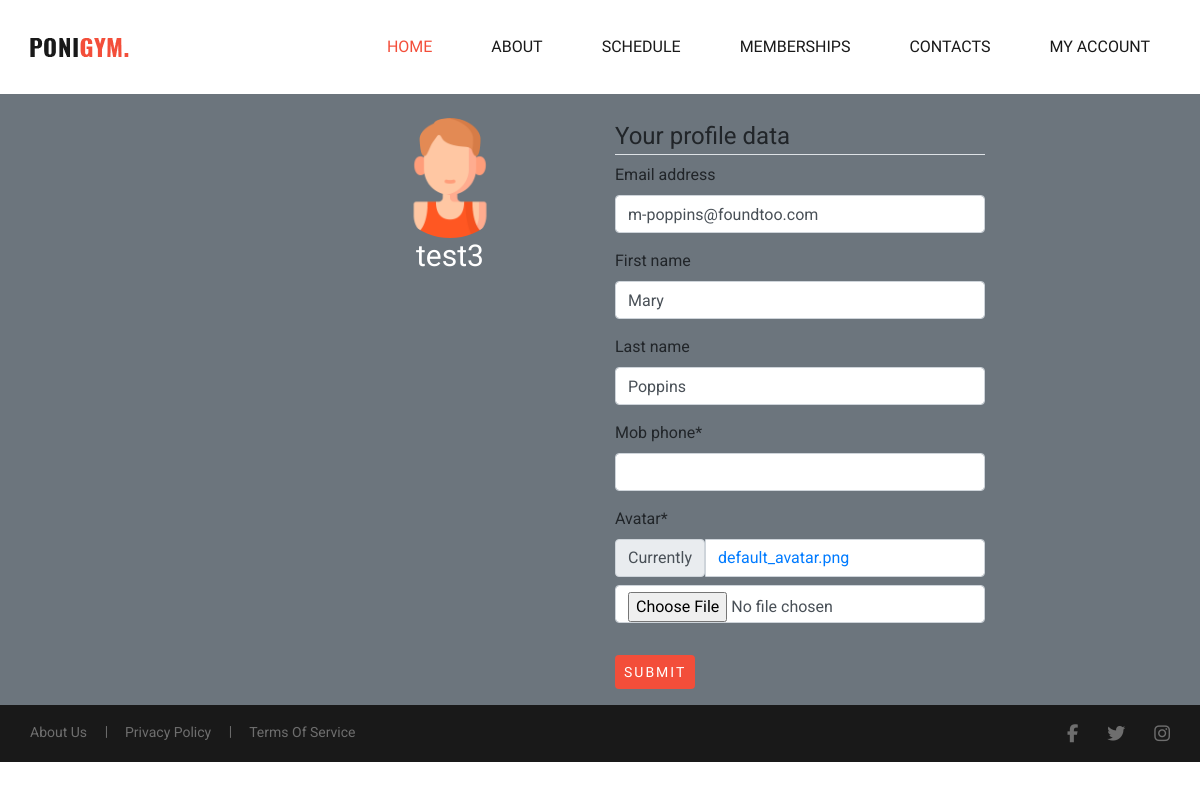
Page /update_profile/ (signed in) on the earlier database version.
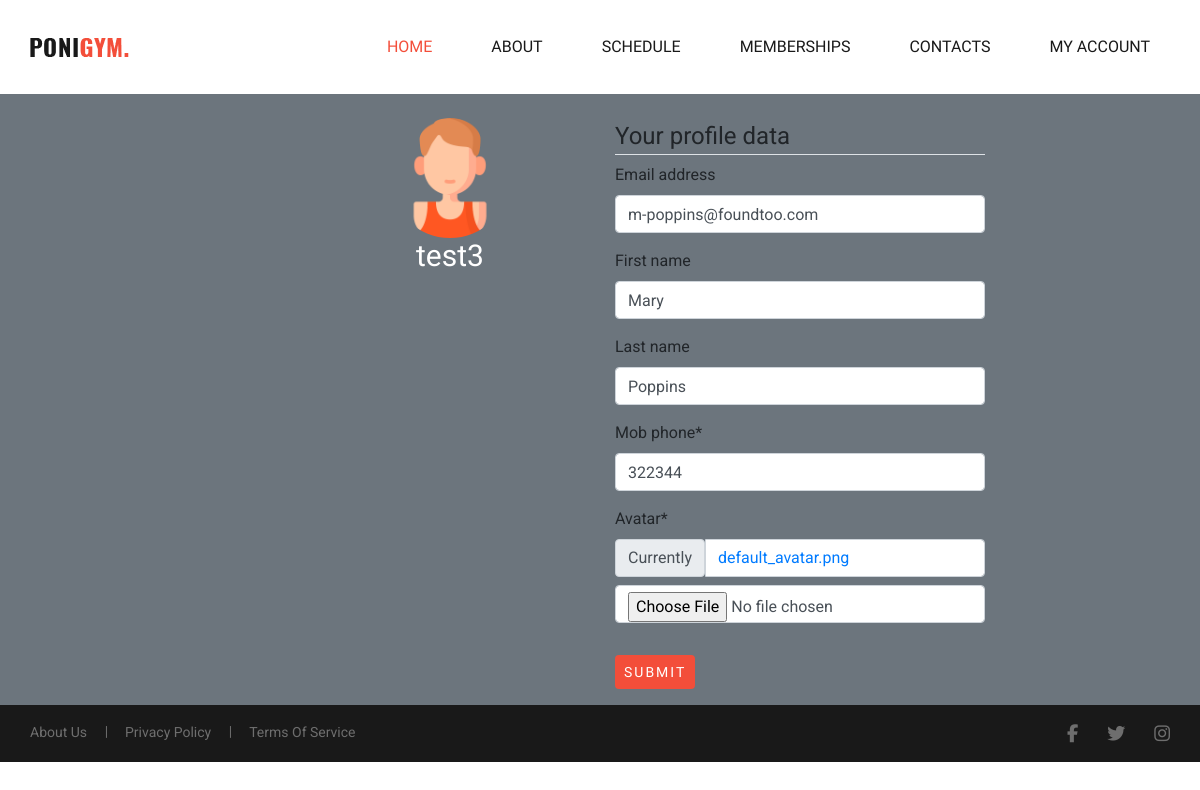
Same page on the later database version.
### profiles/models.py (models this page shows, shortened)
class Profile(models.Model):
    user = models.OneToOneField(User, on_delete=models.CASCADE, null=True)
    mob_phone = models.CharField(max_length=20)
    avatar = models.ImageField(upload_to='avatars/',
                               default='default_avatar.png')

### profiles/views.py (the view)
# urls.py: path('update_profile/', views.update_profile, name='update_profile'),
@login_required
def update_profile(request):
    if request.user.is_authenticated:
        user = request.user
        """ Check if user has a Profile object
        and creates profile  """
        try:
            profile = user.profile
        except Profile.DoesNotExist:
            profile = Profile.objects.create(user=user)
        if request.method == 'POST':
            profile = user.profile
            if request.method == 'POST':
                user_form = UserForm(request.POST, instance=user)
                profile_form = ProfileForm(request.POST, request.FILES,
                                           instance=profile)
                if user_form.is_valid() and profile_form.is_valid():
                    user_form.save()
                    profile_form.save()
                    messages.success(request,
                                     f'Your profile successfully updated.')
                    return redirect('profile')
        else:
            user_form = UserForm(instance=user)
            profile_form = ProfileForm(instance=profile)
        context = {
            'user_form': user_form,
            'profile_form': profile_form,
            'user': user,
            'profile': profile,
        }
    return render(request, 'profiles/update_profile.html', context)

### profiles/forms.py
class UserForm(forms.ModelForm):
    class Meta:
        model = User
        fields = ('email', 'first_name', 'last_name')

class ProfileForm(ModelForm):
    class Meta:
        model = Profile
        fields = ('mob_phone', 'avatar')

### profiles/templates/profiles/update_profile.html (shortened to what this page needs)
{% extends "base.html" %}
{% load static %}
{% load crispy_forms_tags %}
{% block content %}
<section class="container-fluid bg-secondary">
    <div class="row">
        <div class="col-md-3 offset-md-3">
            <div class="media">
                <div class="media-body mx-auto d-block">
                    <img class="rounded-circle mx-auto d-block mt-4" width="120"
                        src="{% static 'media/default_avatar.png' %}">
                    <h3 class="account-heading d-flex justify-content-around text-white">{{ user.username }}</h3>
                </div>
            </div>
        </div>
        <div class="col-md-4 mt-4">
            <form method="POST" enctype="multipart/form-data">
                <fieldset class="form-group">
                    <legend class="border-bottom mt-4">Your profile data</legend>
                    {{ user_form|crispy }}
                    {{ profile_form|crispy }}
                </fieldset>
                <div class="form-group d-flex justify-content-between">
                    <button class="btn primary-btn p-2" type="submit">Submit</button>
                </div>
            </form>
        </div>
    </div>
</section>
{% include 'includes/footer-widget.html' %}
{% endblock content %}

### templates/base.html (shortened to what this page needs)
{% load static %}
<!doctype html>
<html lang="en">
<head>
  {% block corecss %}
  <link rel="stylesheet" href="https://stackpath.bootstrapcdn.com/bootstrap/4.4.1/css/bootstrap.min.css"
>
  {% endblock %}
  {% block extra_css %}
{% load compress %}
{% compress css %}
<link type="text/x-scss" href="{% static 'css/style.scss' %}" rel="stylesheet" media="screen">
{% endcompress %}
  <link rel="stylesheet" href="{% static 'css/bootstrap.min.css' %}" type="text/css">
  <link rel="stylesheet" href="{% static 'css/themify-icons.css' %}" type="text/css">
  <link rel="stylesheet" href="{% static 'css/owl.carousel.min.css' %}" type="text/css">
  <link rel="stylesheet" href="{% static 'css/owl.theme.default.min.css' %}" type="text/css">
  <link rel="stylesheet" href="{% static 'css/magnific-popup.css' %}" type="text/css">
  <link rel="stylesheet" href="{% static 'css/slicknav.min.css' %}" type="text/css">
  <link rel="stylesheet" href="{% static 'css/style.css' %}" type="text/css">
  {% endblock %}
</head>
<body>
  <header class="header-section header-normal">
    <div class="container">
      <div class="logo">
        <a href="{% url 'index' %}">
          <img src="{% static 'media/logo-normal.png' %}" alt="gym logo">
        </a>
      </div>
    </div>
    <div class="nav-menu">
      <nav class="mainmenu mobile-menu">
        <ul>
          <li class="active"><a href="{% url 'index' %}">Home</a></li>
          <li><a href="{% url 'about' %}">About</a></li>
          <li><a href="#">Schedule</a></li>
          <li><a href="{% url 'packages' %}">Memberships</a></li>
          <li><a href="#">Contacts</a></li>
          <li><a href="#">My Account</a>
          </li>
        </ul>
      </nav>
    </div>
  </header>
  {% block content %}
  {% endblock %}
</body>
</html>

### templates/includes/footer-widget.html (shortened to what this page needs)
    <div class="register">
        <div class="container">
            <div class="row">
                <div class="col-lg-12">
                    <div class="footer-widget">
                        <ul>
                            <li>About Us</li>
                            <li>Privacy Policy</li>
                            <li>Terms Of Service</li>
                        </ul>
                    </div>
                    <div class="footer-links">
                        <a href="http://facebook.com" target="_blank" rel="noopener"
                            aria-label="Visit our Facebook page (opens in the new tab)"><i
                                class="fa fa-facebook"></i></a>
                        <a href="https://twitter.com" target="_blank" rel="noopener"
                            aria-label="Visit our Facebook page (opens in the new tab)"><i class=" fa
                            fa-twitter"></i></a>
                        <a href="http://instagram.com" target="_blank" rel="noopener"
                            aria-label="Visit our Instagram page (opens in the new tab)"><i class=" fa
                            fa-instagram"></i></a>
                    </div>
                </div>
            </div>
        </div>
    </div>

### static/css/style.css (style rules this page uses)
html, body { height: 100%; font-family: "Roboto", sans-serif; -webkit-font-smoothing: antialiased; font-smoothing: antialiased; }
h1, h2, h3, h4, h5, h6 { margin: 0; color: #111111; font-weight: 400; font-family: "Oswald", sans-serif; }
h3 { font-size: 30px; }
img { max-width: 100%; }
ul, ol { padding: 0; margin: 0; }
.primary-btn { display: inline-block; font-size: 14px; font-family: "Oswald", sans-serif; padding: 12px 39px; color: #ffffff; background: #f34e3a; line-height: normal; letter-spacing: 2px; text-transform: uppercase; }
.header-section { padding-top: 35px; position: absolute; left: 0; top: 0; width: 100%; z-index: 99; }
.header-section.header-normal { position: relative; padding-top: 0; }
.header-section.header-normal .logo { padding: 35px 0; }
.header-section.header-normal .nav-menu .mainmenu ul li { margin-right: 45px; }
.header-section.header-normal .nav-menu .mainmenu ul li.active a { color: #f34e3a; }
.header-section.header-normal .nav-menu .mainmenu ul li a { color: #191919; padding: 33px 5px; -webkit-transition: 0.2s; -o-transition: 0.2s; transition: 0.2s; }
.logo { float: left; }
.logo a { display: inline-block; }
.nav-menu { text-align: right; }
.nav-menu .mainmenu { display: inline-block; }
.nav-menu .mainmenu ul li { display: inline-block; list-style: none; margin-right: 55px; position: relative; }
.nav-menu .mainmenu ul li.active a { color: #f34e3a; }
.nav-menu .mainmenu ul li a { color: #ffffff; font-size: 16px; text-transform: uppercase; font-weight: 500; line-height: 28px; -webkit-transition: 0.2s; -o-transition: 0.2s; transition: 0.2s; display: block; font-family: "Oswald", sans-serif; }
.register { background: #191919; padding: 15px 0; }
.register .footer-widget { float: left; }
.register .footer-widget ul li { display: inline-block; list-style: none; font-size: 14px; color: #6e6e6e; margin-right: 34px; position: relative; }
.register .footer-widget ul li:after { color: #6e6e6e; content: "|"; position: absolute; right: -21px; top: -1px; }
.register .footer-widget ul li:last-child { margin-right: 0; }
.register .footer-widget ul li:last-child:after { display: none; }
.register .footer-links { float: right; }
.register .footer-links a { display: inline-block; font-size: 18px; margin-left: 25px; color: #6e6e6e; }
@media only screen and (min-width: 1200px) { .container { max-width: 1170px; } }

Differences in the rows shown:
changed Profile: mob_phone (not shown) → "322344"
